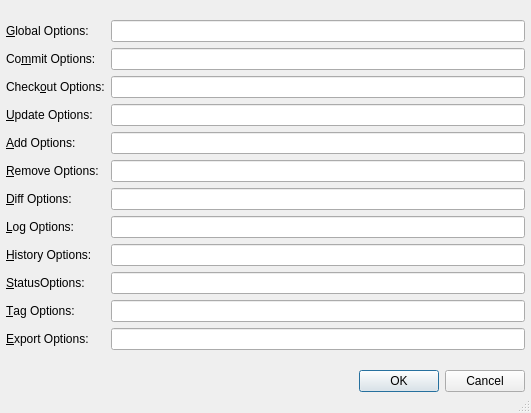
<?xml version="1.0" encoding="UTF-8"?>
<ui version="4.0">
 <class>VcsCommandOptionsDialog</class>
 <widget class="QDialog" name="VcsCommandOptionsDialog">
  <property name="geometry">
   <rect>
    <x>0</x>
    <y>0</y>
    <width>531</width>
    <height>413</height>
   </rect>
  </property>
  <property name="windowTitle">
   <string>VCS Command Options</string>
  </property>
  <property name="whatsThis">
   <string>&lt;b&gt;VCS Command Options Dialog&lt;/b&gt;
&lt;p&gt;Enter the options for the different VCS commands. The &quot;Global Options&quot; entry applies to all VCS commands.&lt;/p&gt;</string>
  </property>
  <property name="sizeGripEnabled">
   <bool>true</bool>
  </property>
  <layout class="QVBoxLayout">
   <item>
    <layout class="QGridLayout">
     <item row="8" column="0">
      <widget class="QLabel" name="historyLabel">
       <property name="text">
        <string>&amp;History Options:</string>
       </property>
       <property name="buddy">
        <cstring>historyEdit</cstring>
       </property>
      </widget>
     </item>
     <item row="4" column="0">
      <widget class="QLabel" name="addLabel">
       <property name="text">
        <string>&amp;Add Options:</string>
       </property>
       <property name="buddy">
        <cstring>addEdit</cstring>
       </property>
      </widget>
     </item>
     <item row="5" column="0">
      <widget class="QLabel" name="removeLabel">
       <property name="text">
        <string>&amp;Remove Options:</string>
       </property>
       <property name="buddy">
        <cstring>removeEdit</cstring>
       </property>
      </widget>
     </item>
     <item row="10" column="0">
      <widget class="QLabel" name="tagLabel">
       <property name="text">
        <string>&amp;Tag Options:</string>
       </property>
       <property name="buddy">
        <cstring>tagEdit</cstring>
       </property>
      </widget>
     </item>
     <item row="1" column="1">
      <widget class="QLineEdit" name="commitEdit">
       <property name="toolTip">
        <string>Enter the options for the commit command.</string>
       </property>
       <property name="whatsThis">
        <string>&lt;b&gt;Commit Options&lt;/b&gt;
&lt;p&gt;Enter the options for the commit command.&lt;/p&gt;</string>
       </property>
      </widget>
     </item>
     <item row="8" column="1">
      <widget class="QLineEdit" name="historyEdit">
       <property name="toolTip">
        <string>Enter the options for the history command.</string>
       </property>
       <property name="whatsThis">
        <string>&lt;b&gt;History Options&lt;/b&gt;
&lt;p&gt;Enter the options for the history command.&lt;/p&gt;</string>
       </property>
      </widget>
     </item>
     <item row="6" column="1">
      <widget class="QLineEdit" name="diffEdit">
       <property name="toolTip">
        <string>Enter the options for the diff command.</string>
       </property>
       <property name="whatsThis">
        <string>&lt;b&gt;Diff Options&lt;/b&gt;
&lt;p&gt;Enter the options for the diff command.&lt;/p&gt;</string>
       </property>
      </widget>
     </item>
     <item row="3" column="1">
      <widget class="QLineEdit" name="updateEdit">
       <property name="toolTip">
        <string>Enter the options for the update command.</string>
       </property>
       <property name="whatsThis">
        <string>&lt;b&gt;Update Options&lt;/b&gt;
&lt;p&gt;Enter the options for the update command.&lt;/p&gt;</string>
       </property>
      </widget>
     </item>
     <item row="7" column="1">
      <widget class="QLineEdit" name="logEdit">
       <property name="toolTip">
        <string>Enter the options for the log command.</string>
       </property>
       <property name="whatsThis">
        <string>&lt;b&gt;Log Options&lt;/b&gt;
&lt;p&gt;Enter the options for the log command.&lt;/p&gt;</string>
       </property>
      </widget>
     </item>
     <item row="10" column="1">
      <widget class="QLineEdit" name="tagEdit">
       <property name="toolTip">
        <string>Enter the options for the tag command.</string>
       </property>
       <property name="whatsThis">
        <string>&lt;b&gt;Tag Options&lt;/b&gt;
&lt;p&gt;Enter the options for the tag command.&lt;/p&gt;</string>
       </property>
      </widget>
     </item>
     <item row="9" column="1">
      <widget class="QLineEdit" name="statusEdit">
       <property name="toolTip">
        <string>Enter the options for the status command.</string>
       </property>
       <property name="whatsThis">
        <string>&lt;b&gt;Status Options&lt;/b&gt;
&lt;p&gt;Enter the options for the status command.&lt;/p&gt;</string>
       </property>
      </widget>
     </item>
     <item row="6" column="0">
      <widget class="QLabel" name="diffLabel">
       <property name="text">
        <string>&amp;Diff Options:</string>
       </property>
       <property name="buddy">
        <cstring>diffEdit</cstring>
       </property>
      </widget>
     </item>
     <item row="0" column="0">
      <widget class="QLabel" name="globalLabel">
       <property name="text">
        <string>&amp;Global Options:</string>
       </property>
       <property name="buddy">
        <cstring>globalEdit</cstring>
       </property>
      </widget>
     </item>
     <item row="11" column="1">
      <widget class="QLineEdit" name="exportEdit">
       <property name="toolTip">
        <string>Enter the options for the export command.</string>
       </property>
       <property name="whatsThis">
        <string>&lt;b&gt;Export Options&lt;/b&gt;
&lt;p&gt;Enter the options for the export command.&lt;/p&gt;</string>
       </property>
      </widget>
     </item>
     <item row="4" column="1">
      <widget class="QLineEdit" name="addEdit">
       <property name="toolTip">
        <string>Enter the options for the add command.</string>
       </property>
       <property name="whatsThis">
        <string>&lt;b&gt;Add Options&lt;/b&gt;
&lt;p&gt;Enter the options for the add command.&lt;/p&gt;</string>
       </property>
      </widget>
     </item>
     <item row="7" column="0">
      <widget class="QLabel" name="logLabel">
       <property name="text">
        <string>&amp;Log Options:</string>
       </property>
       <property name="buddy">
        <cstring>logEdit</cstring>
       </property>
      </widget>
     </item>
     <item row="9" column="0">
      <widget class="QLabel" name="statusLabel">
       <property name="text">
        <string>&amp;StatusOptions:</string>
       </property>
       <property name="buddy">
        <cstring>statusEdit</cstring>
       </property>
      </widget>
     </item>
     <item row="5" column="1">
      <widget class="QLineEdit" name="removeEdit">
       <property name="toolTip">
        <string>Enter the options for the remove command.</string>
       </property>
       <property name="whatsThis">
        <string>&lt;b&gt;Remove Options&lt;/b&gt;
&lt;p&gt;Enter the options for the remove command.&lt;/p&gt;</string>
       </property>
      </widget>
     </item>
     <item row="2" column="1">
      <widget class="QLineEdit" name="checkoutEdit">
       <property name="toolTip">
        <string>Enter the options for the checkout command.</string>
       </property>
       <property name="whatsThis">
        <string>&lt;b&gt;Checkout Options&lt;/b&gt;
&lt;p&gt;Enter the options for the checkout command.&lt;/p&gt;</string>
       </property>
      </widget>
     </item>
     <item row="1" column="0">
      <widget class="QLabel" name="commitLabel">
       <property name="text">
        <string>Co&amp;mmit Options:</string>
       </property>
       <property name="buddy">
        <cstring>commitEdit</cstring>
       </property>
      </widget>
     </item>
     <item row="11" column="0">
      <widget class="QLabel" name="exportLabel">
       <property name="text">
        <string>&amp;Export Options:</string>
       </property>
       <property name="buddy">
        <cstring>exportEdit</cstring>
       </property>
      </widget>
     </item>
     <item row="2" column="0">
      <widget class="QLabel" name="checkoutLabel">
       <property name="text">
        <string>Check&amp;out Options:</string>
       </property>
       <property name="buddy">
        <cstring>checkoutEdit</cstring>
       </property>
      </widget>
     </item>
     <item row="3" column="0">
      <widget class="QLabel" name="updateLabel">
       <property name="text">
        <string>&amp;Update Options:</string>
       </property>
       <property name="buddy">
        <cstring>updateEdit</cstring>
       </property>
      </widget>
     </item>
     <item row="0" column="1">
      <widget class="QLineEdit" name="globalEdit">
       <property name="toolTip">
        <string>Enter the global options.</string>
       </property>
       <property name="whatsThis">
        <string>&lt;b&gt;Global Options&lt;/b&gt;
&lt;p&gt;Enter the global options.&lt;/p&gt;</string>
       </property>
      </widget>
     </item>
    </layout>
   </item>
   <item>
    <widget class="QDialogButtonBox" name="buttonBox">
     <property name="orientation">
      <enum>Qt::Horizontal</enum>
     </property>
     <property name="standardButtons">
      <set>QDialogButtonBox::Cancel|QDialogButtonBox::Ok</set>
     </property>
    </widget>
   </item>
  </layout>
 </widget>
 <layoutdefault spacing="6" margin="6"/>
 <pixmapfunction>qPixmapFromMimeSource</pixmapfunction>
 <tabstops>
  <tabstop>globalEdit</tabstop>
  <tabstop>commitEdit</tabstop>
  <tabstop>checkoutEdit</tabstop>
  <tabstop>updateEdit</tabstop>
  <tabstop>addEdit</tabstop>
  <tabstop>removeEdit</tabstop>
  <tabstop>diffEdit</tabstop>
  <tabstop>logEdit</tabstop>
  <tabstop>historyEdit</tabstop>
  <tabstop>statusEdit</tabstop>
  <tabstop>tagEdit</tabstop>
  <tabstop>exportEdit</tabstop>
 </tabstops>
 <resources/>
 <connections>
  <connection>
   <sender>buttonBox</sender>
   <signal>accepted()</signal>
   <receiver>VcsCommandOptionsDialog</receiver>
   <slot>accept()</slot>
   <hints>
    <hint type="sourcelabel">
     <x>120</x>
     <y>390</y>
    </hint>
    <hint type="destinationlabel">
     <x>120</x>
     <y>411</y>
    </hint>
   </hints>
  </connection>
  <connection>
   <sender>buttonBox</sender>
   <signal>rejected()</signal>
   <receiver>VcsCommandOptionsDialog</receiver>
   <slot>reject()</slot>
   <hints>
    <hint type="sourcelabel">
     <x>191</x>
     <y>390</y>
    </hint>
    <hint type="destinationlabel">
     <x>193</x>
     <y>410</y>
    </hint>
   </hints>
  </connection>
 </connections>
</ui>
